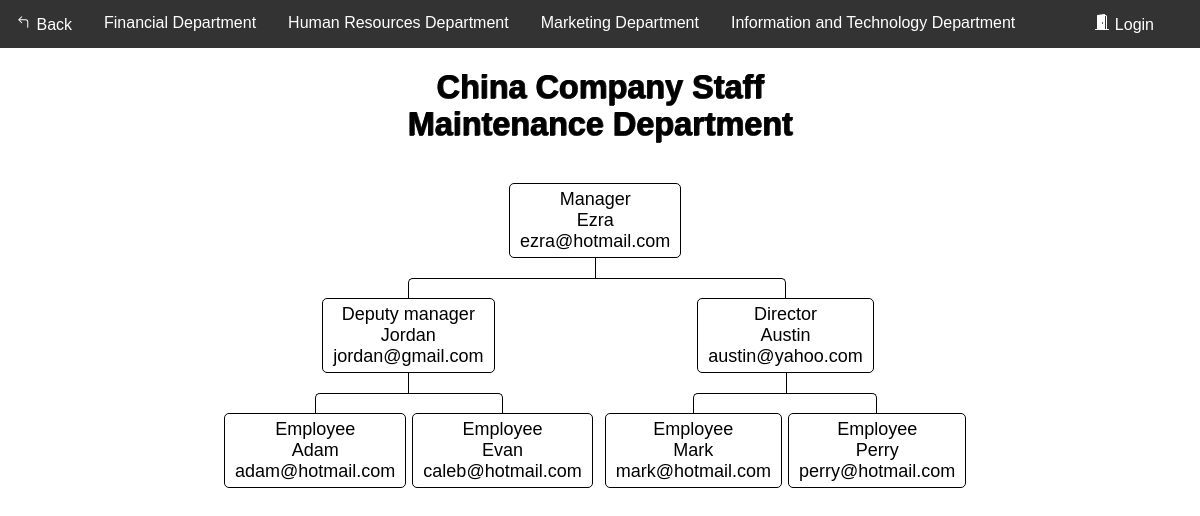
Screenshot of /Flowchart/flowchart_C_M.php with the database file from the repository.
### tables this page shows
CREATE TABLE `department_c` (
  `ID` int(11) NOT NULL,
  `Name` varchar(100) DEFAULT NULL,
  `email` varchar(100) DEFAULT NULL,
  `department` varchar(100) DEFAULT NULL,
  `Number` varchar(100) DEFAULT NULL,
  `position` varchar(100) DEFAULT NULL
);

### Flowchart/data_C.php (called while the page is built, shortened)
<?php
    require_once "config.php";
    $sql = "SELECT * from department_c where ID ='1015'";
    $result = $link->query($sql);
        if ($result->num_rows > 0) {
            while ($row = $result->fetch_assoc()) {
                $Name1015 = $row['Name'];
                $email1015 = $row['email'];
            }
        }
        $sql = "SELECT * from department_c where ID ='1016'";
    $result = $link->query($sql);
        if ($result->num_rows > 0) {
            while ($row = $result->fetch_assoc()) {
                $Name1016 = $row['Name'];
                $email1016 = $row['email'];
            }
        }
    $sql = "SELECT * from department_c where ID ='1017'";
    $result = $link->query($sql);
        if ($result->num_rows > 0) {
            while ($row = $result->fetch_assoc()) {
                $Name1017 = $row['Name'];
                $email1017 = $row['email'];
            }
        }
    $sql = "SELECT * from department_c where ID ='1018'";
    $result = $link->query($sql);
        if ($result->num_rows > 0) {
            while ($row = $result->fetch_assoc()) {
                $Name1018 = $row['Name'];
                $email1018 = $row['email'];
            }
        }
    $sql = "SELECT * from department_c where ID ='1019'";
    $result = $link->query($sql);
        if ($result->num_rows > 0) {
            while ($row = $result->fetch_assoc()) {
                $Name1019 = $row['Name'];
            }
        }
    $sql = "SELECT * from department_c where ID ='1020'";
    $result = $link->query($sql);
        if ($result->num_rows > 0) {
            while ($row = $result->fetch_assoc()) {
                $Name1020 = $row['Name'];
                $email1020 = $row['email'];
            }
        }
    $sql = "SELECT * from department_c where ID ='1021'";
    $result = $link->query($sql);
        if ($result->num_rows > 0) {
            while ($row = $result->fetch_assoc()) {
                $Name1021 = $row['Name'];
                $email1021 = $row['email'];
            }
        }
    $sql = "SELECT * from department_c where ID ='1033'";
    $result = $link->query($sql);
        if ($result->num_rows > 0) {
            while ($row = $result->fetch_assoc()) {
                $email1033 = $row['email'];
            }
        }
?>

### Flowchart/flowchart_C_M.php (the view, shortened to what this page needs)
<?php
require_once "data_C.php";
?>
<!DOCTYPE html>
<html lang="en">
<head>
	<link rel="stylesheet" href="style.css">
</head>
<body>
<div class="navbar">
            <a href="../HomePages/Home.php">
			 Back</a>
			<a href="flowchart_C_F.php">Financial Department</a>
			<a href="flowchart_C_HR.php">Human Resources Department</a>
			<a href="flowchart_C_Ma.php">Marketing Department</a>
			<a href="flowchart_C_IT.php">Information and Technology Department</a>
			 <?php
                if(isset($_SESSION["loggedin"]) && $_SESSION["loggedin"] === true){
			?>
				<a href="../AccountSystem1/welcome.php" class="a1">
				<svg width="1em" height="1em" viewBox="0 0 16 16" class="bi bi-house-door-fill" fill="currentColor" xmlns="http://www.w3.org/2000/svg">
					<path d="M6.5 10.995V14.5a.5.5 0 0 1-.5.5H2a.5.5 0 0 1-.5-.5v-7a.5.5 0 0 1 .146-.354l6-6a.5.5 0 0 1 .708 0l6 6a.5.5 0 0 1 .146.354v7a.5.5 0 0 1-.5.5h-4a.5.5 0 0 1-.5-.5V11c0-.25-.25-.5-.5-.5H7c-.25 0-.5.25-.5.495z"/>
					<path fill-rule="evenodd" d="M13 2.5V6l-2-2V2.5a.5.5 0 0 1 .5-.5h1a.5.5 0 0 1 .5.5z"/>
				</svg>
				Home</a>
			<?php
                }else{
			?>
				<a href="../AccountSystem1/login.php" class="a1">
				Login</a>
			<?php
                }
            ?>
        </div>
<div>
<div>
	<br>
	<h1>China Company Staff<br>Maintenance Department</h1>
	<nav class="nav">
							<ul style="text-align: center;">
								<li>
									<a href="#">Manager<br><?php echo $Name1015; ?><br><?php echo $email1015; ?></a>
										<ul>
											<li>
												<a href="#">Deputy manager<br><?php echo $Name1016; ?><br><?php echo $email1016; ?></a>
													<ul>
														<li>
															<a href="#">Employee<br><?php echo $Name1018; ?><br><?php echo $email1018; ?></a>
																<li>
																	<a href="#">Employee<br><?php echo $Name1019; ?><br><?php echo $email1033; ?></a>
																</li>
														</li>
													</ul>
														<li>
															<a href="#">Director<br><?php echo $Name1017; ?><br><?php echo $email1017; ?></a>
															<ul>
																<li>
																	<a href="#">Employee<br><?php echo $Name1020; ?><br><?php echo $email1020; ?></a>
																	<li>
																		<a href="#">Employee<br><?php echo $Name1021; ?><br><?php echo $email1021; ?></a>
																	</li>
																</li>
															</ul>
														</li>
													</li>
												</ul>
											</li>
										</ul>
	</nav>
</div>
</body>
</html>

### Flowchart/style.css (style rules this page uses)
*, *:before, *:after { -webkit-box-sizing: border-box; -moz-box-sizing: border-box; box-sizing: border-box; }
* { position: relative; margin: 0; padding: 0; border: 0 none; transition: all ease .4s; }
html, body { width: 100%; height: 100%; font-family: 'Fjalla One', sans-serif; font-size: 18px; }
.nav ul { position: relative; padding-top: 20px; }
.nav li { position: relative; padding: 20px 3px 0 3px; float: left; text-align: center; list-style-type: none; }
.nav li::before, .nav li::after { content: ''; position: absolute; top: 0; right: 50%; width: 50%; height: 20px; border-top: 1px solid #000000; }
.nav li::after { left: 50%; right: auto; border-left: 1px solid #000000; }
.nav li:only-child::after, .nav li:only-child::before { content: ''; display: none; }
.nav li:only-child { padding-top: 0; }
.nav li:first-child::before, .nav li:last-child::after { border: 0 none; }
.nav li:last-child::before { border-right: 1px solid #000000; border-radius: 0 5px 0 0; }
.nav li:first-child::after { border-radius: 5px 0 0 0; }
.nav ul ul::before { content: ''; position: absolute; top: 0; left: 50%; border-left: 1px solid #000000; width: 0; height: 20px; }
.nav li a { display: inline-block; padding: 5px 10px; border-radius: 5px; border: 1px solid #000000; text-decoration: none; color: #000000; font-family: arial, verdana, tahoma; font-size: 18px; }
.navbar { overflow: hidden; background-color: #333; font-family: Arial, Helvetica, sans-serif; }
.navbar a { float: left; font-size: 16px; color: white; text-align: center; padding: 14px 16px; text-decoration: none; }
.a1 { position: absolute; right: 30px; }

### Flowchart/flowchart_C_M.php (style rules this page uses)
h1 { color: #000000; text-align: center; font-size: 1.8rem; text-shadow: rgba(0,0,0,0.6) 1px 0, rgba(0,0,0,0.6) 1px 0, rgba(0,0,0,0.6) 0 1px, rgba(0,0,0,0.6) 0 1px; }
.nav { margin: 20px auto; width: 770px; min-height: auto; text-align: center; }

### rows the page displays
department_c: Name "Ezra", email "ezra@hotmail.com"
department_c: Name "Jordan", email "jordan@gmail.com"
department_c: Name "Adam", email "adam@hotmail.com"
department_c: Name "Evan"
department_c: email "caleb@hotmail.com"
department_c: Name "Austin", email "austin@yahoo.com"
department_c: Name "Mark", email "mark@hotmail.com"
department_c: Name "Perry", email "perry@hotmail.com"
